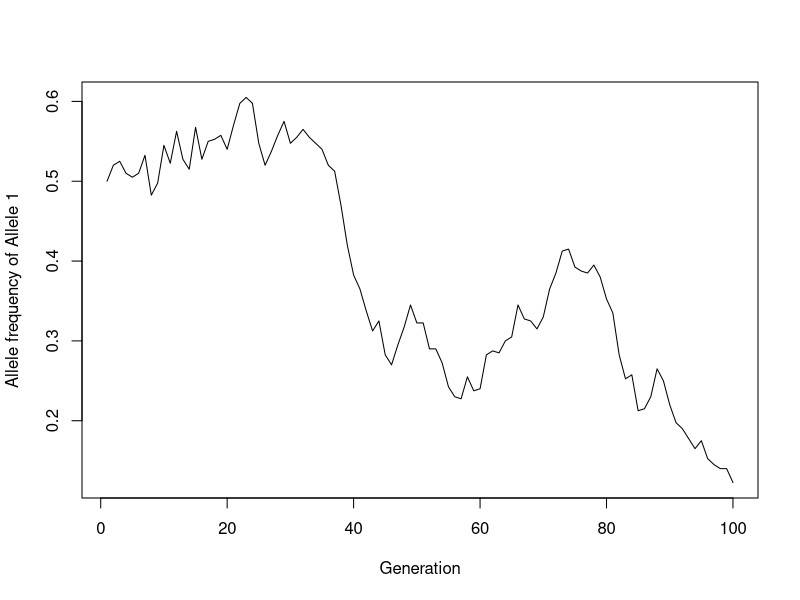
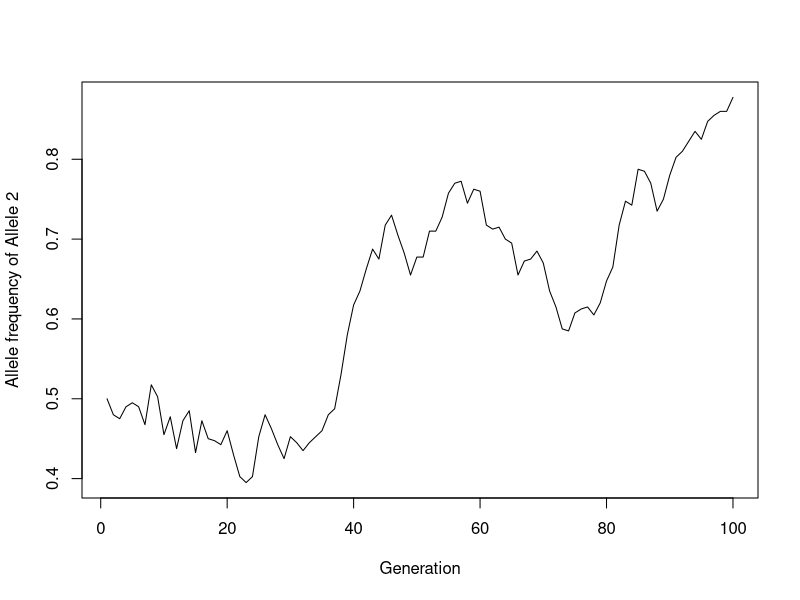
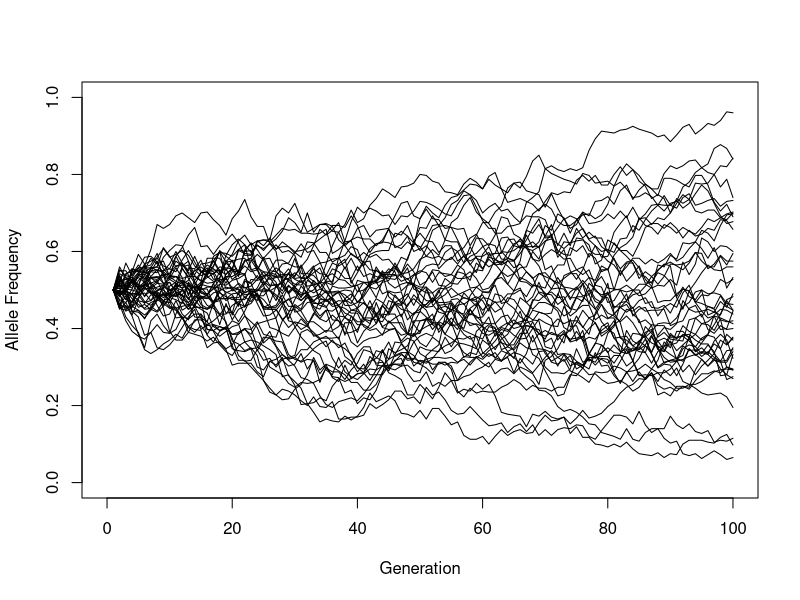

R code for these plots, in order: (Note: this script raises an error after producing the figures.)
## ---- chunk 1
knitr::opts_chunk$set(echo = TRUE)
## ---- chunk 2

diploid_selection <- function(p_0 = 0.4 ,q_0 = 0.6 ,w_aa = 0.9, w_AA = 1.1 , w_Aa = 0.9, n = 100) {
  generations <- 1:n
  p <- rep(NA,n)  # a vector to store allele frequencies
  q <- rep(NA,n) 
  w_bar <- rep(NA, n)
    
  p[1] <- p_0
  q[1]<- q_0
  
  
  for ( i in 1:(n-1)) {
		
		w_bar[i] <- p[i]^2 * w_AA + 2*p[i]*q[i]* w_Aa + q[i]^2 * w_aa
    p[i + 1] <- p[i]^2 * (w_AA / w_bar[i]) + p[i] * q[i] * (w_Aa / w_bar[i] )
    q[i +1] <- 1 - p[i+1]
    
  }
  
plot( generations, p, xlab = "Generation", ylab = "Allele Frequency" , pch = 20)

return(p) 

}  

## ---- chunk 3

genetic_drift <- function (A_0=0.5, a_0 =0.5, indiv = 200, n = 100 ){ 
  size <- 2 * indiv
  A <- rep(NA, n)
  a <- rep(NA, n)

  A[1] <- A_0
  a[1] <- A_0
  
  
  for ( i in 1:(n-1)) {
  allele_counts <- sample(c("Allele1", "Allele2"), size, replace = TRUE, prob = c(A[i], a[i]))
  table <- table(allele_counts)
  table <- data.frame(table)
  rownames(table) <- table[,1]
  A[i +1] <- table["Allele1", 2] / size 
  a[i + 1] <- table["Allele2", 2] / size 
  

  }

  
generations <- 1:length(A)
plot(A ~ generations, pch = 20, type = "l", 
     ylab = "Allele frequency of Allele 1", 
     xlab = "Generation")

generations <- 1:length(a)
plot(a ~ generations, pch = 20, type = "l", 
     ylab = "Allele frequency of Allele 2", 
     xlab = "Generation")
}

genetic_drift()

## ---- chunk 4

genetic_drift2 <- function( freq= 0.5, indiv = 200, n = 100, sims = 1000) {
  
 A <- rep(NA, sims)
  

  for(t in 1:sims){
    
    p <- freq
    
  
    for ( i in 1:n) {
  allele_counts <- sample(c("Allele1", "Allele2"), indiv * 2, replace = TRUE, prob = c( p, 1 - p))
  p <- length(allele_counts[allele_counts == "Allele1"]) / length(allele_counts)
 
  
    }
 
 A[t] <- p
 
  }
 
 
 
lost_freq <- A[A == 0]
lost_freq<- length(lost_freq) / 1000
lost_freq 

}
genetic_drift2()
genetic_drift2( freq = 0.25)
genetic_drift2( freq = 0.1)


## ---- chunk 5

plot( 0, 0, xlim= c(0, 100), ylim = c( 0,1), type = "n", xlab = "Generation", ylab ="Allele Frequency")

genetic_drift_test <- function (A_0=0.5, a_0 =0.5, indiv = 200, n = 100 ){ 
  size <- 2 * indiv
  A <- rep(NA, n)
  a <- rep(NA, n)

  A[1] <- A_0
  a[1] <- A_0
  
  
  for ( i in 1:(n-1)) {
  allele_counts <- sample(c("Allele1", "Allele2"), size, replace = TRUE, prob = c(A[i], a[i]))
  table <- table(allele_counts)
  table <- data.frame(table)
  rownames(table) <- table[,1]
  A[i +1] <- table["Allele1", 2] / size 
  a[i + 1] <- table["Allele2", 2] / size 
  

  }

  
generations <- 1:length(A)
lines(A ~ generations, pch = 20, type = "l")

}

replicate(100,genetic_drift_test())

## ---- chunk 6

 #intercept, slope, sample size(number of observations, residual standard error ( stochastic variation))

stat_pwr <- function (sample_size = 20, intercept = 0.5, slope = 0.1, sd = 2 ){
    length.out <- sample_size 
  x <- seq(from = 1, to = 10, length.out = 20)
  y_deterministic <- intercept + slope*x
  y_simulated <- rnorm(length(x), mean = y_deterministic, sd = 2)

  mod_sim <- lm(y_simulated ~ x)
  p_val_slope <- summary(mod_sim)$coef[2,4]
  p_val_slope
}

## ---- chunk 7
#confirm it is doing the same thing 

set.seed(720)
stat_pwr()
stat_pwr()

set.seed(720)
x <- seq(from =1, to = 10, length.out =  20) 
intercept <- 0.5  
slope <- 0.1 
 
 y_deterministic <- intercept + slope*x
 
 y_simulated <- rnorm(length(x), mean = y_deterministic, sd = 2)
 
 mod_sim <- lm(y_simulated ~ x)
 p_val_slope <- summary(mod_sim)$coef[2,4]
 p_val_slope
 
x <- seq(from =1, to = 10, length.out =  20) 
intercept <- 0.5  
slope <- 0.1 
 
 y_deterministic <- intercept + slope*x
 
 y_simulated <- rnorm(length(x), mean = y_deterministic, sd = 2)
 
 mod_sim <- lm(y_simulated ~ x)
 p_val_slope <- summary(mod_sim)$coef[2,4]
 p_val_slope

## ---- chunk 8
#run 1000 times and generate histogram of p values 
 
 P_value  <- (replicate(1000, stat_pwr()))
 hist(P_value )
 
 #what proportion of times is P value less than 0.05
 
 rep_proportion <- P_value[P_value < 0.05]
 rep_proportion <- length(rep_proportion) / 1000
 rep_proportion
## ---- chunk 9

#redo above but with slope at 0

P_value <- (replicate(1000, stat_pwr(slope = 0)))
hist(P_value)

rep_proportion <- P_value[P_value < 0.05]
 rep_proportion <- length(rep_proportion) / 100
 rep_proportion


## ---- chunk 10

sample_size <- seq(10,100,5)
freq <- rep(0, length(sample_size))
for (i in 1:length(sample_size)) {
  p_values <- rep(0, 100)
  for (x in 1:100) {
    p_values[x] <- stat_pwr(intercept = 0.5, slope = 0.1, sample_size[i], sd = 1.5)
  }
  freq[i] <- length(p_values[p_values < 0.05])/length(p_values)
}

freq
## ---- chunk 11

#plot to get better look 
sample_size <- seq(10,100, 5)

#can't figure out using plot() function. try ggplot


#freq <- as.data.frame(freq)
#rownames(freq) <- sample_size
#ggplot(freq, aes(x = sample_size, y = freq)) + geom_bar(stat="identity") +
  #labs(x = "Sample size", y = "Frequency of p-val less than 0.05")
  
#should see p-value less than 0.05 increase with sample size 

